Frame 1 (no input): blank canvas, image omitted
Frame 60 (the mouse pressed at the canvas centre just before this capture): blank canvas, image omitted
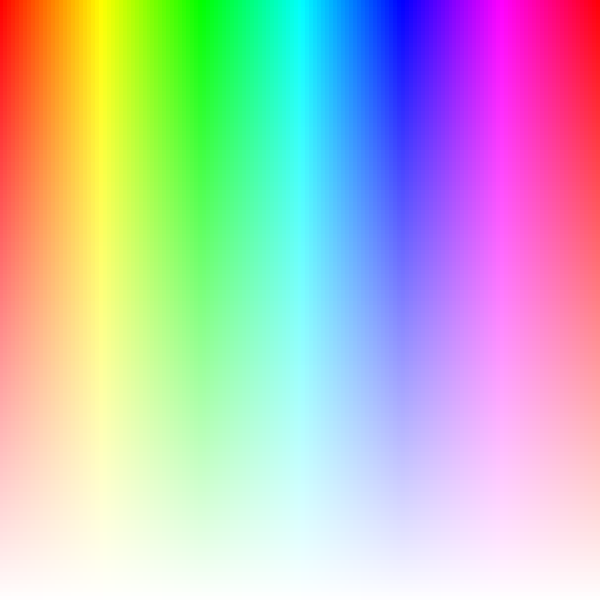
Frame 120 (the mouse held since frame 60 and released just before this capture)

The Processing sketch whose frames 1 and 60 were blank and that drew this single picture after the mouse press (run headless with seeded random() and noise(); from frame 60 on, the mouse is pressed at the canvas centre):

// Processing sketch: processing_127642
// ── processing_127642.pde

/**
 This example further explores the HSB color space by mapping
 hue to the horizontal component of the canvas and saturation
 to the vertical. 
 
 This is also our first example of the grid patter.
 
 C. Andrews
 2014-01-08
 **/


void setup() {
  size(600, 600); 

  // we use the width and height of the canvas to define the 
  // range for hue and saturation
  colorMode(HSB, width, height, 100);
}


void draw() {
  background(0, 0, 100);

  float numDivisions = mouseX/2 +1;
  float  w = width / numDivisions;
  float h = height / numDivisions;
  float y = 0;

  // This nested for-loop is our basic pattern for making grids  
  // The outer loop repeats the rows to fill the canvas
  for (int j = 0; j < numDivisions; j++) {
    y = h*j;
    // the inner loop makes one full row of the grid
    for (int i = 0; i < numDivisions; i++) {
      // if you turn off the fill, you woll see that this makes a grid over the canvas
      float x = i * w;
      fill(x, height - y, 100);
      stroke(x, height - y, 100);
      rect(x, y, w, h);
    }
  }
}
